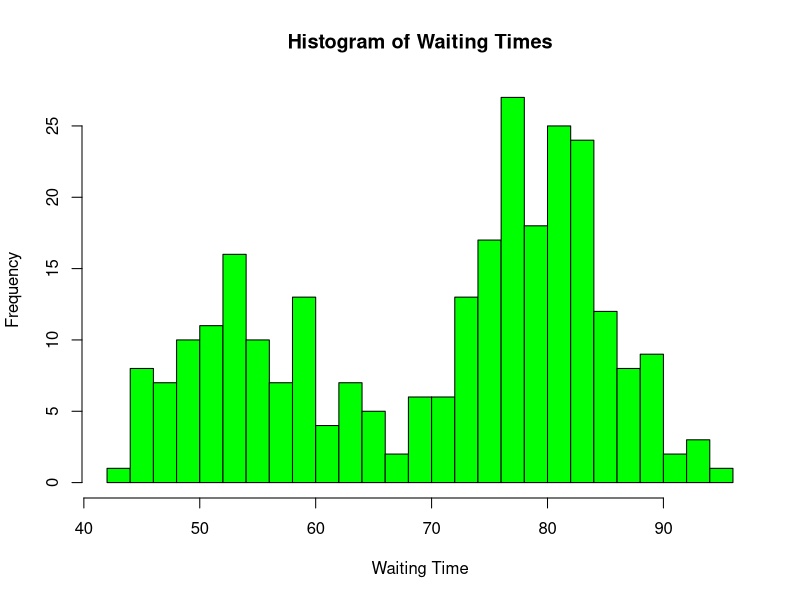
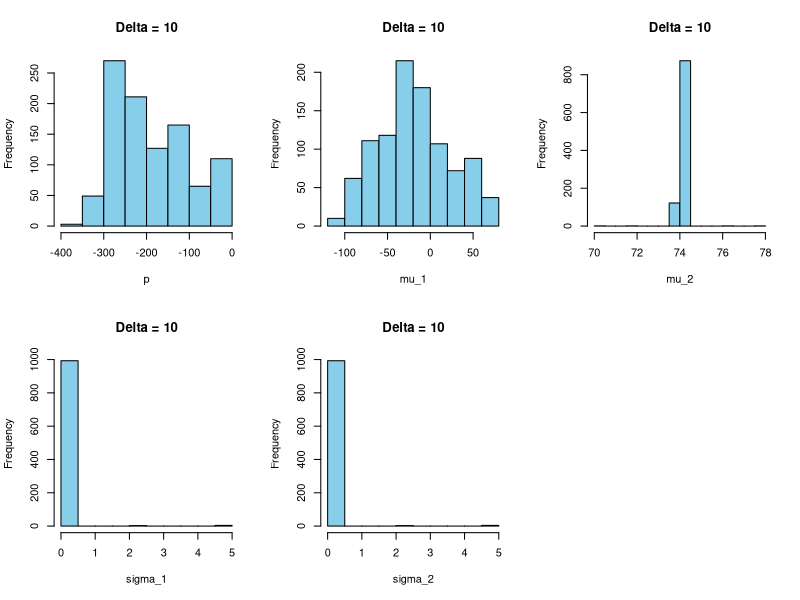
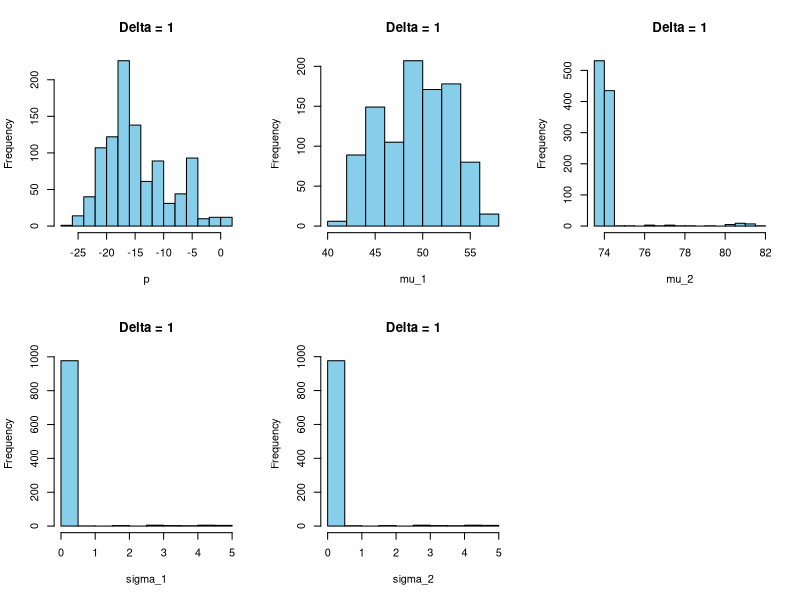
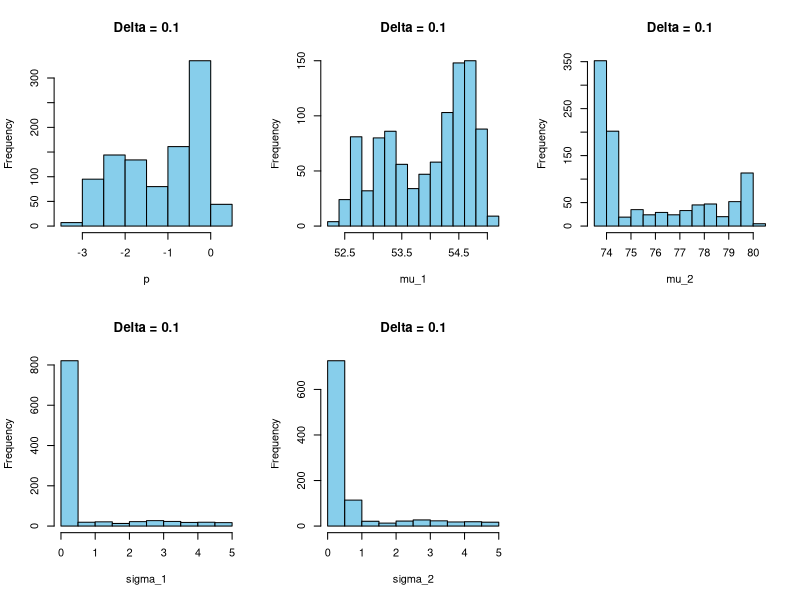
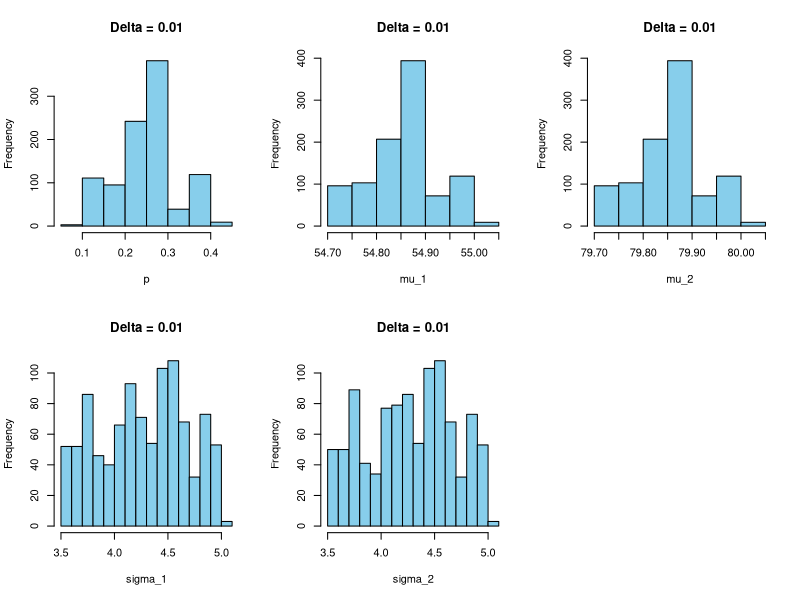
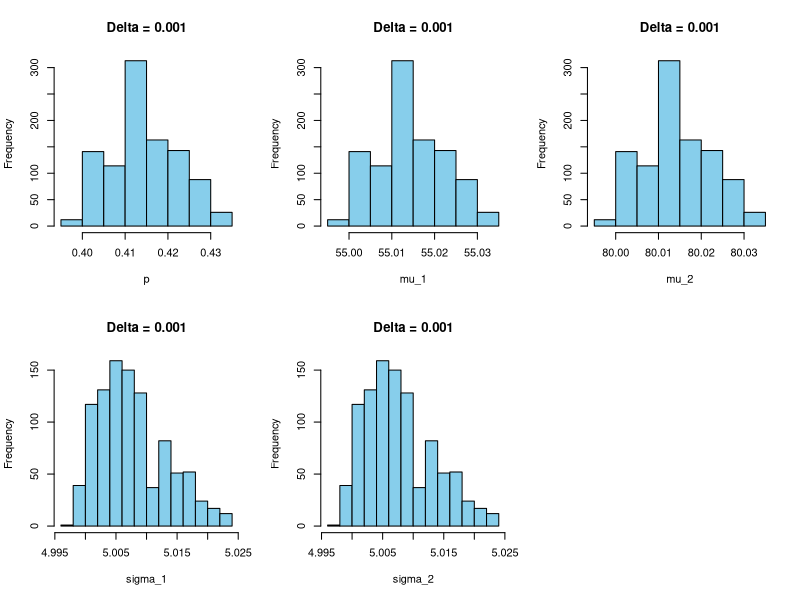
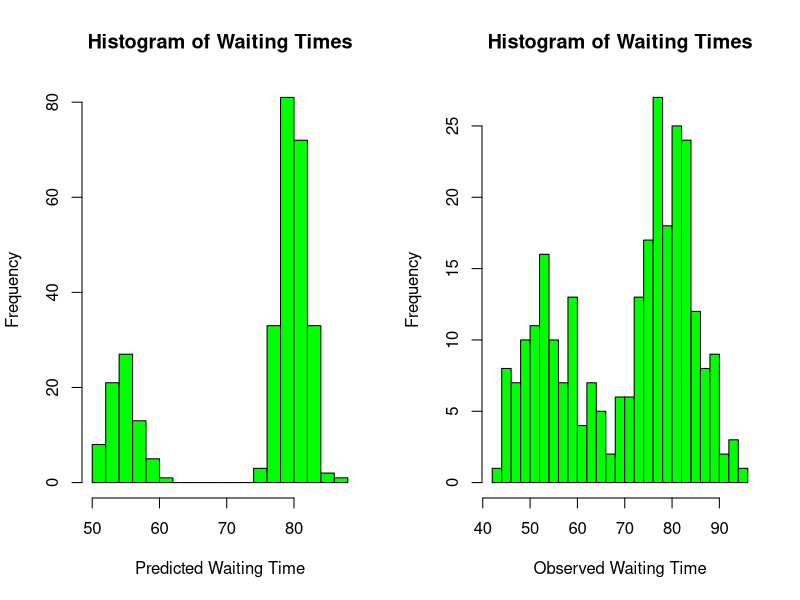

These figures' R source, in order:
## ---- chunk 1
knitr::opts_chunk$set(echo = TRUE)
## ---- chunk 2
data(faithful);
summary(faithful);
hist(faithful$waiting, breaks = 20, 
     main="Histogram of Waiting Times", 
     xlab="Waiting Time", ylab="Frequency", col="green");
## ---- chunk 3
normal_pdf <- function(x, mu, sigma) {
  (1 / (sigma * sqrt(2 * pi))) * exp(-((x - mu)^2 / (2 * sigma^2)))
};

condprob_p = function(p, mu1, mu2, sigma1, sigma2){
  product  = 1;
  for (i in 1:n) {
    product = product * p * normal_pdf(X[i], mu1, sigma1) + (1-p) * normal_pdf(X[i], mu2, sigma2);
  };
  return(product);
};

condprob_mu1 = function(p, mu1, mu2, sigma1, sigma2){
  product  = 1;
  for (i in 1:n) {
    product = product * p * normal_pdf(X[i], mu1, sigma1) + (1-p) * normal_pdf(X[i], mu2, sigma2);
  }; 
  return(product * dcauchy(mu1, location = 0, scale = 1));
};

condprob_mu2 = function(p, mu1, mu2, sigma1, sigma2){
  product  = 1;
  for (i in 1:n) {
    product = product * p * normal_pdf(X[i], mu1, sigma1) + (1-p) * normal_pdf(X[i], mu2, sigma2);
  };
  return(product * dcauchy(mu2, location = 0, scale = 1));
};

condprob_sigma1 = function(p, mu1, mu2, sigma1, sigma2){
  product  = 1;
  for (i in 1:n) {
    product = product * p * normal_pdf(X[i], mu1, sigma1) + (1-p) * normal_pdf(X[i], mu2, sigma2);
  }; 
  return(product * dgamma(sigma1, shape = 0.1, rate = 100));
};

condprob_sigma2 = function(p, mu1, mu2, sigma1, sigma2){
  product  = 1;
  for (i in 1:n) {
    product = product * p * normal_pdf(X[i], mu1, sigma1) + (1-p) * normal_pdf(X[i], mu2, sigma2);
  } 
  return(product * dgamma(sigma2, shape = 0.1, rate = 100));
};

## ---- chunk 4

faithful_gibbs <- function(p_0, mu1_0, mu2_0, sig1_0, sig2_0, T, X, n, delta) {
  p_chain <- numeric(T);
  mu1_chain <- numeric(T);
  mu2_chain <- numeric(T);
  sig1_chain <- numeric(T);
  sig2_chain <- numeric(T);

  for (i in 1:T) {
   if (i == 1) {
     p_prev <- p_0;
      mu1_prev <- mu1_0;
      mu2_prev <- mu2_0;
      sig1_prev <- sig1_0;
      sig2_prev <- sig2_0;
    } else {
      p_prev <- p_chain[i-1];
      mu1_prev <- mu1_chain[i-1];
      mu2_prev <- mu2_chain[i-1];
      sig1_prev <- sig1_chain[i-1];
      sig2_prev <- sig2_chain[i-1];
    };
    u <- runif(1,0,1);
    e <- runif(1, -delta, delta);
  
    ### generate next iteration of p
    p_proposal <- p_prev + e;
  
    accep_prob <- min(1, 
                      condprob_p(p_proposal,mu1_prev, mu2_prev, sig1_prev, sig2_prev) / 
                        condprob_p(p_prev, mu1_prev, mu2_prev, sig1_prev, sig2_prev));
  

    if (is.nan(accep_prob) || is.infinite(accep_prob)) {
      accep_prob <- 1;
    } else if (u <= accep_prob) {
      p_current <- p_proposal;
    } else {
      p_current <- p_prev;
    };

    ### generate next iteration of mu_1
    mu1_proposal <- mu1_prev + e;
  
    accep_prob <- min(1, 
                      condprob_mu1(p_current, mu1_proposal, mu2_prev, sig1_prev, sig2_prev) / 
                        condprob_mu2(p_current, mu1_prev, mu2_prev, sig1_prev, sig2_prev));
  
    if (is.nan(accep_prob) || is.infinite(accep_prob)) {
      accep_prob <- 1;
    } else if (u <= accep_prob) {
      mu1_current <- mu1_proposal;
    } else {
      mu1_current <- mu1_prev;
    };
  
    ### generate next iteration of mu_2
    mu2_proposal <- mu2_prev + e;
  
    accep_prob <- min(1, 
                      condprob_mu2(p_current, mu1_current, mu2_proposal, sig1_prev, sig2_prev) /
                        condprob_mu2(p_current, mu1_current, mu2_prev, sig1_prev, sig2_prev));
  
    if (is.nan(accep_prob) || is.infinite(accep_prob)) {
      accep_prob <- 1;
    } else if (u <= accep_prob) {
      mu2_current <- mu2_proposal;
    } else {
      mu2_current <- mu2_prev;
    };
  
    ### generate next iteration of sigma_1
    sig1_proposal <- sig1_prev + e;
  
    accep_prob <- min(1, 
                      condprob_sigma1(p_current, mu1_current, mu2_current, sig1_proposal, sig2_prev) / 
                        condprob_sigma1(p_current, mu1_current, mu2_current, sig1_prev, sig2_prev));
  
    if (is.nan(accep_prob) || is.infinite(accep_prob)) {
      accep_prob <- 1;
    } else if (u <= accep_prob) {
      sig1_current <- sig1_proposal;
    } else {
      sig1_current <- sig1_prev;
    };
  
    ### generate next iteration of sigma_2
    sig2_proposal <- sig2_prev + e;

    accep_prob <- min(1,  
                      condprob_sigma2(p_current, mu1_current, mu2_current, sig1_current, sig2_proposal) / 
                        condprob_sigma2(p_current, mu1_current, mu2_current, sig1_current, sig2_prev));
  
    if (is.nan(accep_prob) || is.infinite(accep_prob)) {
      accep_prob <- 1;
    } else if (u <= accep_prob) {
      sig2_current <- sig2_proposal;
    } else {
      sig2_current <- sig2_prev;
    };
  
    # Storing Sampled Parameters
    p_chain[i] <- p_current;
    mu1_chain[i] <- mu1_current;
    mu2_chain[i] <- mu2_current;
    sig1_chain[i] <- sig1_current;
    sig2_chain[i] <- sig2_current;
  };
  sample_df <- as.data.frame(cbind(p_chain, mu1_chain, mu2_chain, sig1_chain, sig2_chain));
  colnames(sample_df) <- c("p","mu_1", "mu_2", "sigma_1", "sigma_2");
  
  return(sample_df);
};

###### END
## ---- chunk 5
X <- faithful$waiting;
n <- length(X);

T <- 1000;

faithful_simulation1 <- faithful_gibbs(0.4, 55, 80, 5, 5, 1000, X, n, 10);
faithful_simulation2 <- faithful_gibbs(0.4, 55, 80, 5, 5, 1000, X, n, 1);
faithful_simulation3 <- faithful_gibbs(0.4, 55, 80, 5, 5, 1000, X, n, 0.1);
faithful_simulation4 <- faithful_gibbs(0.4, 55, 80, 5, 5, 1000, X, n, 0.01);
faithful_simulation5 <- faithful_gibbs(0.4, 55, 80, 5, 5, 1000, X, n, 0.001);
## ---- chunk 6
par(mfrow = c(2, 3));

for (i in 1:5) {
  hist(faithful_simulation1[, i], 
       main = "Delta = 10", 
       xlab = colnames(faithful_simulation1)[i], col = "skyblue", border = "black")
};

## ---- chunk 7
par(mfrow = c(2, 3));

for (i in 1:5) {
  hist(faithful_simulation2[, i], 
       main = "Delta = 1", 
       xlab = colnames(faithful_simulation1)[i], col = "skyblue", border = "black")
};

## ---- chunk 8
par(mfrow = c(2, 3));

for (i in 1:5) {
  hist(faithful_simulation3[, i], 
       main = "Delta = 0.1", 
       xlab = colnames(faithful_simulation1)[i], col = "skyblue", border = "black")
};
## ---- chunk 9
par(mfrow = c(2, 3));

for (i in 1:5) {
  hist(faithful_simulation4[, i], 
       main = "Delta = 0.01", 
       xlab = colnames(faithful_simulation1)[i], col = "skyblue", border = "black")
};

## ---- chunk 10
par(mfrow = c(2, 3));

for (i in 1:5) {
  hist(faithful_simulation5[, i], 
       main = "Delta = 0.001", 
       xlab = colnames(faithful_simulation1)[i], col = "skyblue", border = "black")
};
## ---- chunk 11
# Generate Empirical Posterior Mean
PM <- colMeans(faithful_simulation4);
print(PM);
## ---- chunk 12
library(MASS);

sample_from_posterior <- function(PM, n) {
  p <- PM[1];
  mu1 <- PM[2];
  mu2 <- PM[3];
  sigma1 <- PM[4];
  sigma2 <- PM[5];
  
  X <- numeric(n);
  
  for (i in 1:n) {
    coinflip <- rbinom(1,1,p);
    if (coinflip == 1) {
      X[i] <- rnorm(1, mu1, sqrt(sigma1));  
    } else {
      X[i] <- rnorm(1, mu2, sqrt(sigma2)); 
    };
  };
  return(X);
};
## ---- chunk 13
par(mfrow = c(1, 2));


hist(sample_from_posterior(PM, 300), 
     main = "Histogram of Waiting Times", 
     xlab="Predicted Waiting Time", breaks = 20, col = "green");
hist(faithful$waiting, breaks = 20, 
     main= "Histogram of Waiting Times", 
     xlab="Observed Waiting Time", ylab="Frequency", col="green");
